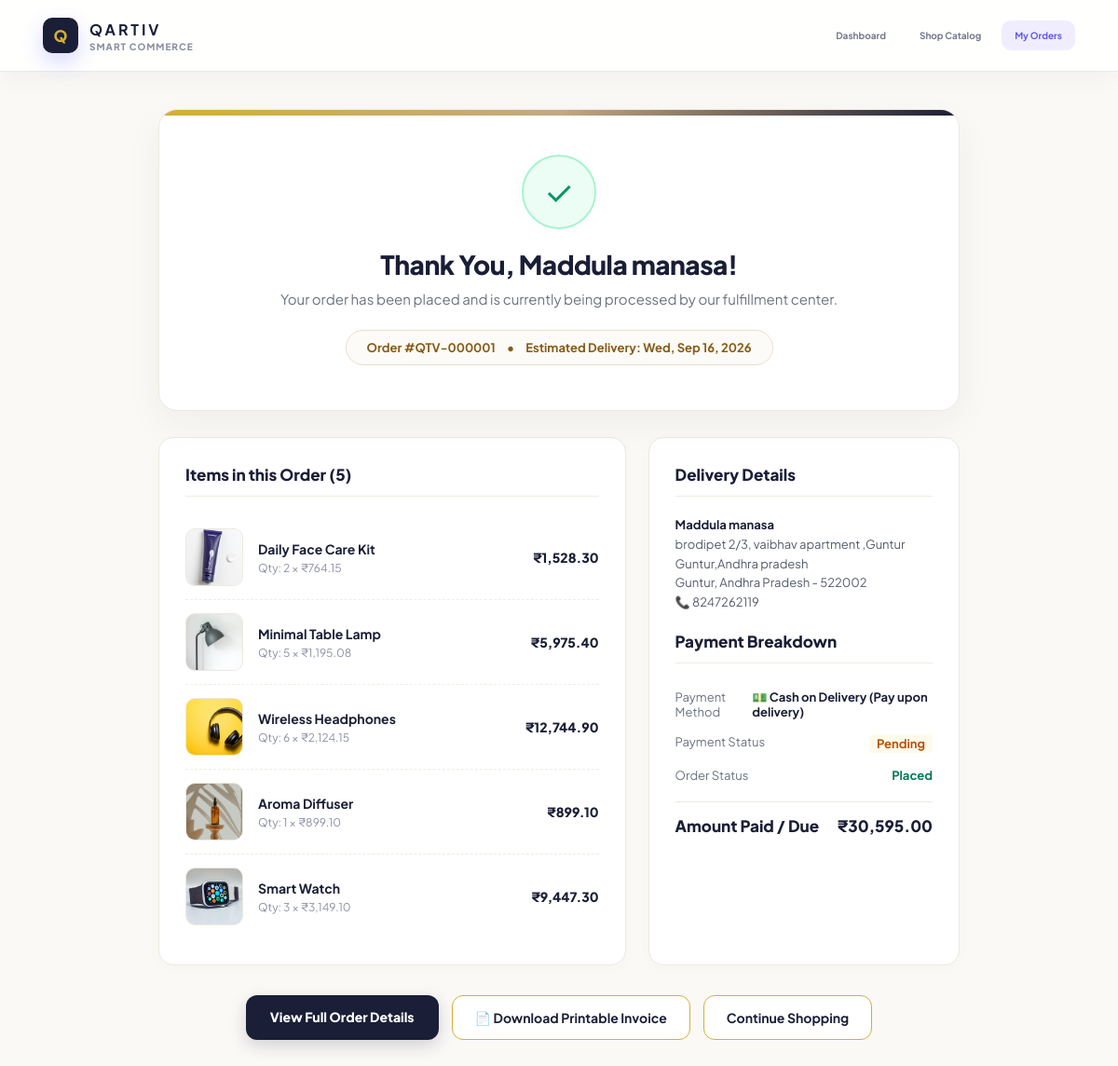
Screenshot of /customer/order_success.php?id=1 (signed in) with the database file from the repository.
### tables this page shows
CREATE TABLE `orders` (
  `id` int NOT NULL AUTO_INCREMENT,
  `user_id` int NOT NULL,
  `address_id` int NOT NULL,
  `total_amount` decimal(10,2) NOT NULL,
  `payment_method` varchar(50) DEFAULT 'COD',
  `payment_status` enum('pending','paid','failed') DEFAULT 'pending',
  `order_status` enum('placed','confirmed','shipped','delivered','cancelled') DEFAULT 'placed',
  `created_at` timestamp NULL DEFAULT CURRENT_TIMESTAMP,
  PRIMARY KEY (`id`),
  KEY `user_id` (`user_id`),
  KEY `address_id` (`address_id`)
);

CREATE TABLE `order_items` (
  `id` int NOT NULL AUTO_INCREMENT,
  `order_id` int NOT NULL,
  `product_id` int NOT NULL,
  `quantity` int NOT NULL,
  `price` decimal(10,2) NOT NULL,
  PRIMARY KEY (`id`),
  KEY `order_id` (`order_id`),
  KEY `product_id` (`product_id`)
);

CREATE TABLE `products` (
  `id` int NOT NULL AUTO_INCREMENT,
  `category_id` int NOT NULL,
  `name` varchar(150) NOT NULL,
  `description` text,
  `price` decimal(10,2) NOT NULL,
  `discount` decimal(5,2) DEFAULT '0.00',
  `stock` int DEFAULT '0',
  `image` varchar(255) DEFAULT NULL,
  `status` enum('active','inactive') DEFAULT 'active',
  `created_at` timestamp NULL DEFAULT CURRENT_TIMESTAMP,
  PRIMARY KEY (`id`),
  KEY `category_id` (`category_id`)
);

CREATE TABLE `addresses` (
  `id` int NOT NULL AUTO_INCREMENT,
  `user_id` int NOT NULL,
  `full_name` varchar(100) NOT NULL,
  `phone` varchar(20) NOT NULL,
  `address` text NOT NULL,
  `city` varchar(100) NOT NULL,
  `state` varchar(100) NOT NULL,
  `pincode` varchar(10) NOT NULL,
  `created_at` timestamp NULL DEFAULT CURRENT_TIMESTAMP,
  PRIMARY KEY (`id`),
  KEY `user_id` (`user_id`)
);

### config/helpers.php (called while the page is built, shortened)
<?php
if (!defined('QARTIV_HELPERS_LOADED')) {
    function getProductImageUrl($filename, $relativePrefix = '../')
    {
        $prefix = rtrim($relativePrefix, '/');
        if ($prefix !== '') {
            $prefix .= '/';
        }
        $defaultPlaceholder = $prefix . 'assets/images/default-product.svg';
        $safeName = basename(trim($filename));
        $filesystemPath = __DIR__ . '/../uploads/products/' . $safeName;
        if (is_file($filesystemPath)) {
            return $prefix . 'uploads/products/' . rawurlencode($safeName);
        }
        return $defaultPlaceholder;
    }
}
?>

### customer/order_success.php (the view, shortened to what this page needs)
<?php
require_once "../config/db.php";
require_once "../config/helpers.php";
$userId = (int)$_SESSION["user_id"];
$userName = $_SESSION["user_name"] ?? "Customer";
$orderId = (int)($_GET["id"] ?? 0);
$stmt = $conn->prepare("
    SELECT o.*, a.full_name, a.phone, a.address, a.city, a.state, a.pincode
    FROM orders o
    LEFT JOIN addresses a ON o.address_id = a.id
    WHERE o.id = ? AND o.user_id = ?
    LIMIT 1
");
$stmt->bind_param("ii", $orderId, $userId);
$stmt->execute();
$order = $stmt->get_result()->fetch_assoc();
$itemStmt = $conn->prepare("
    SELECT oi.*, p.name, p.image, p.price AS original_price, p.discount
    FROM order_items oi
    INNER JOIN products p ON oi.product_id = p.id
    WHERE oi.order_id = ?
");
$itemStmt->bind_param("i", $orderId);
$itemStmt->execute();
$itemsResult = $itemStmt->get_result();
$items = [];
while ($row = $itemsResult->fetch_assoc()) {
    $items[] = $row;
}
$estDeliveryDate = date('D, M j, Y', strtotime($order['created_at'] . ' + 4 days'));
?>
<!DOCTYPE html>
<html lang="en">
<head>
    <link rel="stylesheet" href="../assets/css/style.css">
</head>
<body>
<header class="products-header">
    <div class="products-brand">
        <a href="dashboard.php" style="text-decoration:none;display:flex;align-items:center;gap:12px;">
            <div class="products-brand-mark" style="background:#1a1e36;color:#d4af37;width:38px;height:38px;display:flex;align-items:center;justify-content:center;border-radius:10px;font-weight:900;">Q</div>
            <div class="products-brand-text">
                <strong style="color:#1a1e36;font-size:16px;display:block;">QARTIV</strong>
                <span style="color:#8c90a4;font-size:10px;letter-spacing:1px;">SMART COMMERCE</span>
            </div>
        </a>
    </div>
    <nav class="products-nav">
        <a href="dashboard.php">Dashboard</a>
        <a href="products.php">Shop Catalog</a>
        <a href="orders.php" class="active">My Orders</a>
    </nav>
</header>
<div class="success-page-container">
    <div class="success-hero-card">
        <div class="success-icon-badge">✓</div>
        <h1 class="success-title">Thank You, <?php echo htmlspecialchars($userName); ?>!</h1>
        <p class="success-subtitle">Your order has been placed and is currently being processed by our fulfillment center.</p>
        <div class="order-reference-pill">
            <span>Order #QTV-<?php echo str_pad($orderId, 6, "0", STR_PAD_LEFT); ?></span>
            <span>•</span>
            <span>Estimated Delivery: <?php echo $estDeliveryDate; ?></span>
        </div>
    </div>
    <div class="success-grid">
        <div class="details-card">
            <h3>Items in this Order (<?php echo count($items); ?>)</h3>
            <?php foreach ($items as $it): ?>
                <div class="success-item-row">
                    <img
                        src="<?php echo htmlspecialchars(getProductImageUrl($it['image'], '../')); ?>"
                        alt="<?php echo htmlspecialchars($it['name']); ?>"
                        class="success-item-img">
                    <div class="success-item-info">
                        <div class="success-item-name"><?php echo htmlspecialchars($it['name']); ?></div>
                        <div class="success-item-meta">Qty: <?php echo (int)$it['quantity']; ?> × ₹<?php echo number_format($it['price'], 2); ?></div>
                    </div>
                    <div class="success-item-price">
                        ₹<?php echo number_format($it['price'] * $it['quantity'], 2); ?>
                    </div>
                </div>
            <?php endforeach; ?>
        </div>
        <div class="details-card">
            <h3>Delivery Details</h3>
            <p style="font-size:13px;line-height:1.6;color:#555a6d;margin:0 0 16px;">
                <strong style="color:#1a1e36;"><?php echo htmlspecialchars($order['full_name']); ?></strong><br>
                <?php echo nl2br(htmlspecialchars($order['address'])); ?><br>
                <?php echo htmlspecialchars($order['city']); ?>, <?php echo htmlspecialchars($order['state']); ?> - <?php echo htmlspecialchars($order['pincode']); ?><br>
                📞 <?php echo htmlspecialchars($order['phone']); ?>
            </p>
            <h3 style="margin-top:20px;">Payment Breakdown</h3>
            <div class="summary-line">
                <span>Payment Method</span>
                <strong>
                    <?php
                        $pm = strtoupper($order['payment_method'] ?? 'COD');
                        if ($pm === 'UPI') {
                            echo '⚡ Instant UPI (Prepaid)';
                        } elseif ($pm === 'CARD') {
                            echo '💳 Credit/Debit Card (Prepaid)';
                        } else {
                            echo '💵 Cash on Delivery (Pay upon delivery)';
                        }
                    ?>
                </strong>
            </div>
            <div class="summary-line">
                <span>Payment Status</span>
                <?php $isPaid = strtolower($order['payment_status'] ?? '') === 'paid'; ?>
                <strong style="color: <?php echo $isPaid ? '#047857' : '#b45309'; ?>; background: <?php echo $isPaid ? '#ecfdf5' : '#fffbeb'; ?>; padding: 2px 8px; border-radius: 4px;">
                    <?php echo ucfirst(htmlspecialchars($order['payment_status'])); ?>
                </strong>
            </div>
            <div class="summary-line">
                <span>Order Status</span>
                <strong style="color:#047857;"><?php echo ucfirst(htmlspecialchars($order['order_status'])); ?></strong>
            </div>
            <div class="summary-line total-line">
                <span>Amount Paid / Due</span>
                <span style="color:#1a1e36;">₹<?php echo number_format($order['total_amount'], 2); ?></span>
            </div>
        </div>
    </div>
    <div class="action-buttons-row">
        <a href="order_details.php?id=<?php echo $orderId; ?>" class="btn-action-primary">View Full Order Details</a>
        <a href="invoice.php?id=<?php echo $orderId; ?>" target="_blank" class="btn-action-outline">📄 Download Printable Invoice</a>
        <a href="products.php" class="btn-action-outline">Continue Shopping</a>
    </div>
</div>
</body>
</html>

### assets/css/style.css (style rules this page uses)
.products-header { height: 76px; padding: 0 46px; display: flex; align-items: center; justify-content: space-between; gap: 30px; background: rgba(255,255,255,0.94); border-bottom: 1px solid #e7e9f1; box-shadow: 0 8px 25px rgba(20,25,70,0.04); position: sticky; top: 0; z-index: 50; }
.products-brand a { display: flex; align-items: center; gap: 11px; color: inherit; text-decoration: none; }
.products-brand-mark { width: 42px; height: 42px; display: flex; align-items: center; justify-content: center; border-radius: 13px; background: linear-gradient(135deg,#6258ff,#8b5cf6); color: white; font-size: 17px; font-weight: 900; box-shadow: 0 9px 22px rgba(98,88,255,0.24); }
.products-brand-text { display: flex; flex-direction: column; gap: 2px; }
.products-brand-text strong { color: #171a38; font-size: 17px; letter-spacing: 3px; }
.products-brand-text span { color: #9699aa; font-size: 6px; font-weight: 800; letter-spacing: 1.5px; }
.products-nav { display: flex; align-items: center; gap: 8px; }
.products-nav a { padding: 10px 14px; border-radius: 10px; color: #73778b; text-decoration: none; font-size: 10px; font-weight: 700; transition: 0.25s ease; }
.products-nav a.active { color: #6258e8; background: #efedff; }

### customer/order_success.php (style rules this page uses)
body { font-family: 'Plus Jakarta Sans', Inter, sans-serif; background: #faf9f6; color: #1a1e36; margin: 0; padding: 0; }
.success-page-container { max-width: 860px; margin: 40px auto 80px; padding: 0 20px; }
.success-hero-card { background: #ffffff; border: 1px solid #ede9df; border-radius: 20px; padding: 48px 36px; text-align: center; box-shadow: 0 14px 40px rgba(35, 30, 20, 0.05); margin-bottom: 28px; position: relative; overflow: hidden; }
.success-hero-card::before { content: ''; position: absolute; top: 0; left: 0; right: 0; height: 6px; background: linear-gradient(90deg, #d4af37, #c5a880, #1a1e36); }
.success-icon-badge { width: 76px; height: 76px; border-radius: 50%; background: #ecfdf5; color: #059669; font-size: 36px; display: inline-flex; align-items: center; justify-content: center; margin-bottom: 20px; border: 2px solid #a7f3d0; }
.success-title { font-size: 28px; font-weight: 850; color: #1a1e36; margin: 0 0 10px; letter-spacing: -0.5px; }
.success-subtitle { font-size: 15px; color: #6b7280; margin: 0 0 24px; }
.order-reference-pill { display: inline-flex; align-items: center; gap: 12px; background: #fdfbf7; border: 1px solid #e8dfcf; padding: 10px 22px; border-radius: 30px; font-size: 13px; font-weight: 700; color: #855b14; }
.success-grid { display: grid; grid-template-columns: 1.5fr 1fr; gap: 24px; }
.details-card { background: #ffffff; border: 1px solid #ede9df; border-radius: 16px; padding: 28px; box-shadow: 0 4px 18px rgba(0,0,0,0.02); }
.details-card h3 { margin: 0 0 20px; font-size: 17px; font-weight: 800; color: #1a1e36; border-bottom: 1px solid #f1ece4; padding-bottom: 12px; display: flex; align-items: center; justify-content: space-between; }
.success-item-row { display: flex; align-items: center; gap: 16px; padding: 14px 0; border-bottom: 1px dashed #f1ece4; }
.success-item-row:last-child { border-bottom: none; }
.success-item-img { width: 60px; height: 60px; border-radius: 10px; border: 1px solid #ede9df; object-fit: cover; background: #faf8f5; }
.success-item-info { flex: 1; }
.success-item-name { font-weight: 700; font-size: 14px; color: #1a1e36; margin-bottom: 4px; }
.success-item-meta { font-size: 12px; color: #8c90a4; }
.success-item-price { font-weight: 800; font-size: 14px; color: #1a1e36; }
.summary-line { display: flex; justify-content: space-between; padding: 8px 0; font-size: 13px; color: #6b7280; }
.summary-line strong { color: #1a1e36; }
.summary-line.total-line { border-top: 1px solid #ede9df; margin-top: 12px; padding-top: 14px; font-size: 17px; font-weight: 850; color: #1a1e36; }
.action-buttons-row { margin-top: 32px; display: flex; gap: 14px; flex-wrap: wrap; justify-content: center; }
.btn-action-primary { background: #1a1e36; color: #ffffff; padding: 14px 26px; border-radius: 12px; font-weight: 800; font-size: 14px; text-decoration: none; transition: 0.2s ease; box-shadow: 0 6px 18px rgba(26,30,54,0.18); }
.btn-action-outline { background: #ffffff; color: #1a1e36; border: 1px solid #d4af37; padding: 14px 24px; border-radius: 12px; font-weight: 700; font-size: 14px; text-decoration: none; transition: 0.2s ease; }

### rows the page displays
orders: created_at "Wed, Sep 16, 2026", address.full_name "Maddula manasa", address.address "brodipet 2/3, vaibhav apartment ,Guntur Guntur,Andhra pradesh", address.city "Guntur", address.state "Andhra Pradesh", address.pincode "522002", address.phone "8247262119", payment_status "Pending", order_status "Placed", total_amount "30,595.00"
order_items: product.image (picture), product.name "Daily Face Care Kit", quantity "2", price "764.15", $it['price'] * $it['quantity'] "1,528.30"
order_items: product.image (picture), product.name "Minimal Table Lamp", quantity "5", price "1,195.08", $it['price'] * $it['quantity'] "5,975.40"
order_items: product.image (picture), product.name "Wireless Headphones", quantity "6", price "2,124.15", $it['price'] * $it['quantity'] "12,744.90"
order_items: product.image (picture), product.name "Aroma Diffuser", quantity "1", price "899.10", $it['price']*$it['quantity'] "899.10"
order_items: product.image (picture), product.name "Smart Watch", quantity "3", price "3,149.10", $it['price'] * $it['quantity'] "9,447.30"

### other values shown
$userName "Maddula manasa"
str_pad($orderId, 6, "0", STR_PAD_LEFT) "000001"
count($items) "5"
